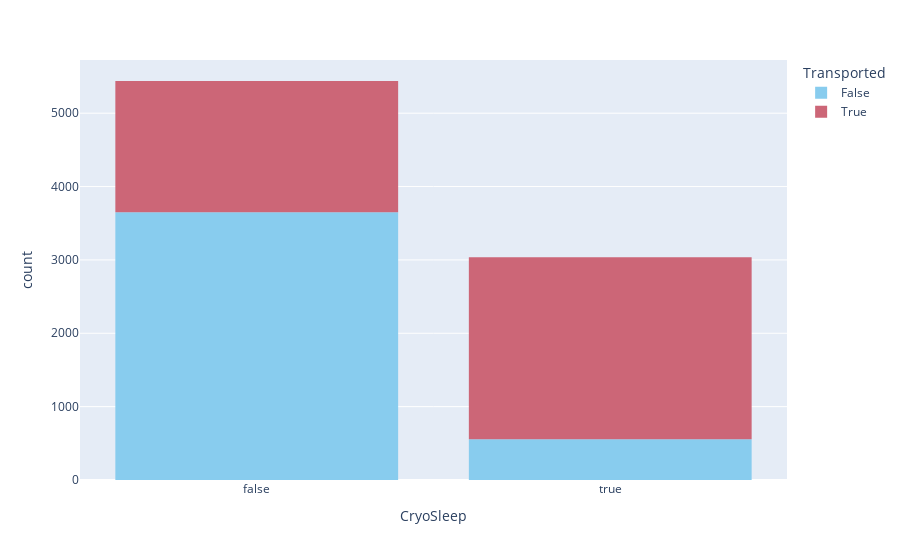

Here is the notebook cell this chart was saved with:
### Markdown cell above
Most passengers who were in CryoSleep were Transported

### Code cell
px.histogram(data_frame=train_df, x = 'CryoSleep', color='Transported', color_discrete_sequence=px.colors.qualitative.Safe)

### Figure 1 — Plotly figure (JSON) as saved in the notebook; plotly's stock layout.template omitted (floating-point values rounded to 4 significant figures; data arrays with more than 128 entries replaced by an {"elided": "..."} marker saying what was removed)
{"data": [{"alignmentgroup": "True", "bingroup": "x", "hovertemplate": "Transported=False<br>CryoSleep=%{x}<br>count=%{y}<extra></extra>", "legendgroup": "False", "marker": {"color": "rgb(136, 204, 238)", "pattern": {"shape": ""}}, "name": "False", "offsetgroup": "False", "orientation": "v", "showlegend": true, "type": "histogram", "x": {"elided": "4315 bool values"}, "xaxis": "x", "yaxis": "y"}, {"alignmentgroup": "True", "bingroup": "x", "hovertemplate": "Transported=True<br>CryoSleep=%{x}<br>count=%{y}<extra></extra>", "legendgroup": "True", "marker": {"color": "rgb(204, 102, 119)", "pattern": {"shape": ""}}, "name": "True", "offsetgroup": "True", "orientation": "v", "showlegend": true, "type": "histogram", "x": {"elided": "4378 bool values"}, "xaxis": "x", "yaxis": "y"}], "layout": {"barmode": "relative", "legend": {"title": {"text": "Transported"}, "tracegroupgap": 0}, "margin": {"t": 60}, "xaxis": {"anchor": "y", "domain": [0, 1], "title": {"text": "CryoSleep"}}, "yaxis": {"anchor": "x", "domain": [0, 1], "title": {"text": "count"}}}}
